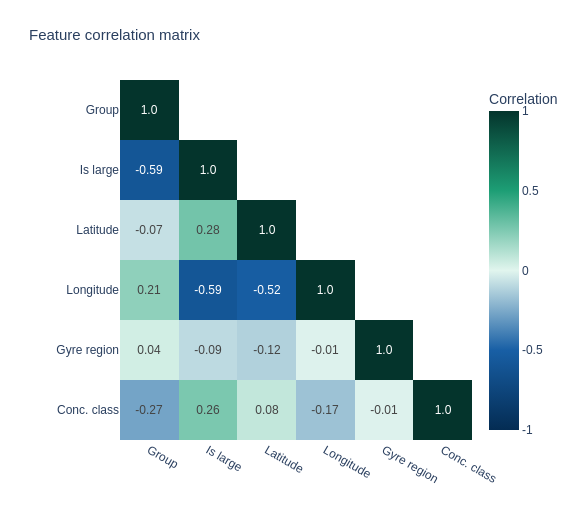

This figure's notebook cell:
### Code cell
corr = species_ml_enc[honest_features].corr().round(2)

# Nicer display names
labels = [
    "Group", "Is large", "Latitude", 
    "Longitude", "Gyre region", "Conc. class"
]

# Upper triangle mask — keep only lower triangle
mask = np.tril(np.ones_like(corr, dtype=bool))
corr_masked = corr.where(mask)

fig_corr = go.Figure(go.Heatmap(
    z=corr_masked.values,
    x=labels,
    y=labels,
    colorscale=[
        [0.0,  "#042C53"],  # deep ocean blue — strong negative
        [0.25, "#185FA5"],
        [0.5,  "#E1F5EE"],  # pale seafoam — zero correlation
        [0.75, "#1D9E75"],
        [1.0,  "#04342C"],  # deep teal — strong positive
    ],
    zmin=-1, zmax=1,
    text=corr_masked.round(2).values,
    texttemplate="%{text}",
    textfont=dict(size=12),
    hoverongaps=False,
    colorbar=dict(
        title="Correlation",
        tickvals=[-1, -0.5, 0, 0.5, 1],
        ticktext=["-1", "-0.5", "0", "0.5", "1"],
    )
))

fig_corr.update_layout(
    title=dict(
        text="Feature correlation matrix",
        font=dict(size=15)
    ),
    xaxis=dict(side="bottom"),
    yaxis=dict(autorange="reversed"),
    plot_bgcolor="white",
    paper_bgcolor="white",
    font=dict(family="sans-serif", size=12),
    margin=dict(t=80, b=80, l=120, r=40),
    width=580,
    height=520,
)

fig_corr.update_traces(
    texttemplate="%{text}",
    text=[
        [str(v) if not np.isnan(v) else "" 
         for v in row]
        for row in corr_masked.values
    ]
)

fig_corr.show()
fig_corr.write_html("../figures/ml_feature_correlation.html")

### Figure 1 — Plotly figure (JSON) as saved in the notebook; plotly's stock layout.template omitted (floating-point values rounded to 4 significant figures)
{"data": [{"colorbar": {"ticktext": ["-1", "-0.5", "0", "0.5", "1"], "tickvals": [-1, -0.5, 0, 0.5, 1], "title": {"text": "Correlation"}}, "colorscale": [[0, "#042C53"], [0.25, "#185FA5"], [0.5, "#E1F5EE"], [0.75, "#1D9E75"], [1, "#04342C"]], "hoverongaps": false, "text": [["1.0", "", "", "", "", ""], ["-0.59", "1.0", "", "", "", ""], ["-0.07", "0.28", "1.0", "", "", ""], ["0.21", "-0.59", "-0.52", "1.0", "", ""], ["0.04", "-0.09", "-0.12", "-0.01", "1.0", ""], ["-0.27", "0.26", "0.08", "-0.17", "-0.01", "1.0"]], "textfont": {"size": 12}, "texttemplate": "%{text}", "type": "heatmap", "x": ["Group", "Is large", "Latitude", "Longitude", "Gyre region", "Conc. class"], "y": ["Group", "Is large", "Latitude", "Longitude", "Gyre region", "Conc. class"], "z": [[1.0, NaN, NaN, NaN, NaN, NaN], [-0.59, 1.0, NaN, NaN, NaN, NaN], [-0.07, 0.28, 1.0, NaN, NaN, NaN], [0.21, -0.59, -0.52, 1.0, NaN, NaN], [0.04, -0.09, -0.12, -0.01, 1.0, NaN], [-0.27, 0.26, 0.08, -0.17, -0.01, 1.0]], "zmax": 1, "zmin": -1}], "layout": {"font": {"family": "sans-serif", "size": 12}, "height": 520, "margin": {"b": 80, "l": 120, "r": 40, "t": 80}, "paper_bgcolor": "white", "plot_bgcolor": "white", "title": {"font": {"size": 15}, "text": "Feature correlation matrix"}, "width": 580, "xaxis": {"side": "bottom"}, "yaxis": {"autorange": "reversed"}}}
